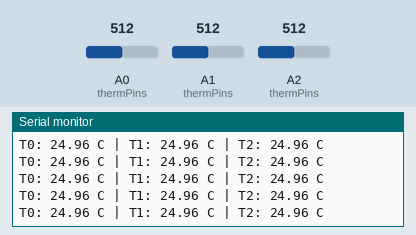
Bench run of a sketch on a simulated Arduino Uno, built with avr-gcc and run on an emulated ATmega328P. Shown: the last lines printed to the serial monitor. Inputs (shaded band) come from the test bench; at power-on: A0 (thermPins) = 512, A1 (thermPins) = 512, A2 (thermPins) = 512.

Above: at 16.4 s.
16.5 s: A0 (thermPins) set to 1013
At 17.8 s:
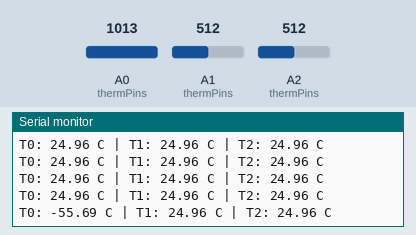
18.0 s: A0 (thermPins) set to 1023
At 18.7 s:
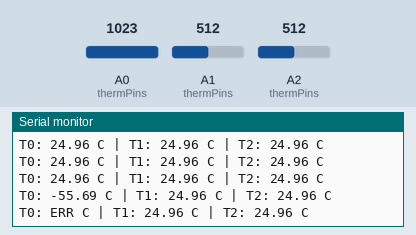

The sketch:

Thermistor_Test_Final.ino
```cpp
#include <Arduino.h>
#include <math.h>

#define R_FIXED 10000.0   // 10k fixed resistor

// Analog pins
const uint8_t thermPins[3] = {A0, A1, A2};

// Steinhart–Hart coefficients fitted for 10K3MCD1
const float A = 0.001129098;
const float B = 0.000234132;
const float C = 0.0000000876505;

// Read one thermistor and return temperature in °C
float readThermistorC(uint8_t pin) {
  int adc = analogRead(pin);

  // Fault detection
  if (adc <= 0 || adc >= 1023) {
    return NAN;
  }

  // Low-side NTC divider math
  float rTherm = R_FIXED * ((float)adc / (1023.0 - adc));

  float lnR = log(rTherm);
  float tempK = 1.0 / (A + B * lnR + C * lnR * lnR * lnR);

  return tempK - 273.15;
}

void setup() {
  Serial.begin(115200);
  while (!Serial) {}

  Serial.println("3x NTC Thermistor Readout (10K3MCD1)");
}

void loop() {
  float t0 = readThermistorC(A0);
  float t1 = readThermistorC(A1);
  float t2 = readThermistorC(A2);

  Serial.print("T0: ");
  if (isnan(t0)) Serial.print("ERR");
  else Serial.print(t0, 2);
  Serial.print(" C | ");

  Serial.print("T1: ");
  if (isnan(t1)) Serial.print("ERR");
  else Serial.print(t1, 2);
  Serial.print(" C | ");

  Serial.print("T2: ");
  if (isnan(t2)) Serial.print("ERR");
  else Serial.print(t2, 2);
  Serial.println(" C");

  delay(1000);
}
```

Measured:
- the behaviour switches between 1022 and 1023 on A0 (thermPins) (found by bisection; images 1 and 2)
- after the input at 16.5 s, the serial monitor: prints a new line after 0.55 s (image 1)
- after the input at 18.0 s, the serial monitor: prints a new line after 0.05 s (image 2)
